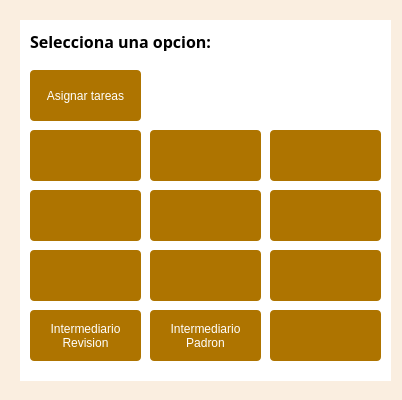
<?xml version="1.0" encoding="UTF-8"?>
<ui version="4.0">
 <class>MasterDialogBase</class>
 <widget class="QDialog" name="MasterDialogBase">
  <property name="geometry">
   <rect>
    <x>0</x>
    <y>0</y>
    <width>402</width>
    <height>400</height>
   </rect>
  </property>
  <property name="minimumSize">
   <size>
    <width>402</width>
    <height>399</height>
   </size>
  </property>
  <property name="maximumSize">
   <size>
    <width>403</width>
    <height>400</height>
   </size>
  </property>
  <property name="windowTitle">
   <string>Master</string>
  </property>
  <property name="styleSheet">
   <string notr="true">QDialog{
background : rgb(250,238,224);
}</string>
  </property>
  <widget class="QWidget" name="widget" native="true">
   <property name="geometry">
    <rect>
     <x>20</x>
     <y>20</y>
     <width>371</width>
     <height>361</height>
    </rect>
   </property>
   <property name="styleSheet">
    <string notr="true">QWidget{
background : rgb(255,255,255);
}</string>
   </property>
   <widget class="QPushButton" name="btnFusDiv">
    <property name="geometry">
     <rect>
      <x>130</x>
      <y>170</y>
      <width>111</width>
      <height>51</height>
     </rect>
    </property>
    <property name="styleSheet">
     <string notr="true">QPushButton{
background : rgb(174, 116, 0);
color : rgb(255, 255, 255);
border-radius : 4px;
}
QPushButton::hover{
background : rgb(104, 69, 13);
color : rgb(255, 255, 255);
border-radius : 4px;
}
QPushButton:disabled {
background: rgb(217, 217, 217)
}</string>
    </property>
    <property name="text">
     <string/>
    </property>
    <property name="icon">
     <iconset>
      <normaloff>:/plugins/Master/icons/DivisionFusion.png</normaloff>:/plugins/Master/icons/DivisionFusion.png</iconset>
    </property>
    <property name="iconSize">
     <size>
      <width>112</width>
      <height>112</height>
     </size>
    </property>
   </widget>
   <widget class="QPushButton" name="btnAsigPad">
    <property name="geometry">
     <rect>
      <x>250</x>
      <y>230</y>
      <width>111</width>
      <height>51</height>
     </rect>
    </property>
    <property name="styleSheet">
     <string notr="true">QPushButton{
background : rgb(174, 116, 0);
color : rgb(255, 255, 255);
border-radius : 4px;
}
QPushButton::hover{
background : rgb(104, 69, 13);
color : rgb(255, 255, 255);
border-radius : 4px;
}
QPushButton:disabled {
background: rgb(217, 217, 217)
}</string>
    </property>
    <property name="text">
     <string/>
    </property>
    <property name="icon">
     <iconset>
      <normaloff>:/plugins/Master/icons/AsigPadron.png</normaloff>:/plugins/Master/icons/AsigPadron.png</iconset>
    </property>
    <property name="iconSize">
     <size>
      <width>106</width>
      <height>106</height>
     </size>
    </property>
   </widget>
   <widget class="QPushButton" name="btnDibujo">
    <property name="geometry">
     <rect>
      <x>130</x>
      <y>110</y>
      <width>111</width>
      <height>51</height>
     </rect>
    </property>
    <property name="styleSheet">
     <string notr="true">QPushButton{
background : rgb(174, 116, 0);
color : rgb(255, 255, 255);
border-radius : 4px;
}
QPushButton::hover{
background : rgb(104, 69, 13);
color : rgb(255, 255, 255);
border-radius : 4px;
}
QPushButton:disabled {
background: rgb(217, 217, 217)
}</string>
    </property>
    <property name="text">
     <string/>
    </property>
    <property name="icon">
     <iconset>
      <normaloff>:/plugins/Master/icons/dibujo.png</normaloff>:/plugins/Master/icons/dibujo.png</iconset>
    </property>
    <property name="iconSize">
     <size>
      <width>112</width>
      <height>112</height>
     </size>
    </property>
   </widget>
   <widget class="QPushButton" name="btnEliminar">
    <property name="geometry">
     <rect>
      <x>250</x>
      <y>110</y>
      <width>111</width>
      <height>51</height>
     </rect>
    </property>
    <property name="styleSheet">
     <string notr="true">QPushButton{
background : rgb(174, 116, 0);
color : rgb(255, 255, 255);
border-radius : 4px;
}
QPushButton::hover{
background : rgb(104, 69, 13);
color : rgb(255, 255, 255);
border-radius : 4px;
}
QPushButton:disabled {
background: rgb(217, 217, 217)
}</string>
    </property>
    <property name="text">
     <string/>
    </property>
    <property name="icon">
     <iconset>
      <normaloff>:/plugins/Master/icons/Eliminar.png</normaloff>:/plugins/Master/icons/Eliminar.png</iconset>
    </property>
    <property name="iconSize">
     <size>
      <width>112</width>
      <height>112</height>
     </size>
    </property>
   </widget>
   <widget class="QPushButton" name="btnTopologia">
    <property name="geometry">
     <rect>
      <x>10</x>
      <y>170</y>
      <width>111</width>
      <height>51</height>
     </rect>
    </property>
    <property name="styleSheet">
     <string notr="true">QPushButton{
background : rgb(174, 116, 0);
color : rgb(255, 255, 255);
border-radius : 4px;
}
QPushButton::hover{
background : rgb(104, 69, 13);
color : rgb(255, 255, 255);
border-radius : 4px;
}
QPushButton:disabled {
background: rgb(217, 217, 217)
}</string>
    </property>
    <property name="text">
     <string/>
    </property>
    <property name="icon">
     <iconset>
      <normaloff>:/plugins/Master/icons/Topologia.png</normaloff>:/plugins/Master/icons/Topologia.png</iconset>
    </property>
    <property name="iconSize">
     <size>
      <width>112</width>
      <height>112</height>
     </size>
    </property>
   </widget>
   <widget class="QPushButton" name="btnCargaMasiva">
    <property name="geometry">
     <rect>
      <x>250</x>
      <y>170</y>
      <width>111</width>
      <height>51</height>
     </rect>
    </property>
    <property name="styleSheet">
     <string notr="true">QPushButton{
background : rgb(174, 116, 0);
color : rgb(255, 255, 255);
border-radius : 4px;
}
QPushButton::hover{
background : rgb(104, 69, 13);
color : rgb(255, 255, 255);
border-radius : 4px;
}
QPushButton:disabled {
background: rgb(217, 217, 217)
}</string>
    </property>
    <property name="text">
     <string/>
    </property>
    <property name="icon">
     <iconset>
      <normaloff>:/plugins/Master/icons/carga.png</normaloff>:/plugins/Master/icons/carga.png</iconset>
    </property>
    <property name="iconSize">
     <size>
      <width>112</width>
      <height>112</height>
     </size>
    </property>
   </widget>
   <widget class="QPushButton" name="btnAsigCampo">
    <property name="geometry">
     <rect>
      <x>10</x>
      <y>230</y>
      <width>111</width>
      <height>51</height>
     </rect>
    </property>
    <property name="styleSheet">
     <string notr="true">QPushButton{
background : rgb(174, 116, 0);
color : rgb(255, 255, 255);
border-radius : 4px;
}
QPushButton::hover{
background : rgb(104, 69, 13);
color : rgb(255, 255, 255);
border-radius : 4px;
}
QPushButton:disabled {
background: rgb(217, 217, 217)
}</string>
    </property>
    <property name="text">
     <string/>
    </property>
    <property name="icon">
     <iconset>
      <normaloff>:/plugins/Master/icons/AsigCampo.png</normaloff>:/plugins/Master/icons/AsigCampo.png</iconset>
    </property>
    <property name="iconSize">
     <size>
      <width>106</width>
      <height>106</height>
     </size>
    </property>
   </widget>
   <widget class="QPushButton" name="btnAsigRev">
    <property name="geometry">
     <rect>
      <x>130</x>
      <y>230</y>
      <width>111</width>
      <height>51</height>
     </rect>
    </property>
    <property name="styleSheet">
     <string notr="true">QPushButton{
background : rgb(174, 116, 0);
color : rgb(255, 255, 255);
border-radius : 4px;
}
QPushButton::hover{
background : rgb(104, 69, 13);
color : rgb(255, 255, 255);
border-radius : 4px;
}
QPushButton:disabled {
background: rgb(217, 217, 217)
}</string>
    </property>
    <property name="text">
     <string/>
    </property>
    <property name="icon">
     <iconset>
      <normaloff>:/plugins/Master/icons/AsigRevision.png</normaloff>:/plugins/Master/icons/AsigRevision.png</iconset>
    </property>
    <property name="iconSize">
     <size>
      <width>106</width>
      <height>106</height>
     </size>
    </property>
   </widget>
   <widget class="QPushButton" name="btnConsulta">
    <property name="geometry">
     <rect>
      <x>10</x>
      <y>110</y>
      <width>111</width>
      <height>51</height>
     </rect>
    </property>
    <property name="styleSheet">
     <string notr="true">QPushButton{
background : rgb(174, 116, 0);
color : rgb(255, 255, 255);
border-radius : 4px;
}
QPushButton::hover{
background : rgb(104, 69, 13);
color : rgb(255, 255, 255);
border-radius : 4px;
}
QPushButton:disabled {
background: rgb(217, 217, 217)
}</string>
    </property>
    <property name="text">
     <string/>
    </property>
    <property name="icon">
     <iconset>
      <normaloff>:/plugins/Master/icons/consulta.png</normaloff>:/plugins/Master/icons/consulta.png</iconset>
    </property>
    <property name="iconSize">
     <size>
      <width>112</width>
      <height>112</height>
     </size>
    </property>
   </widget>
   <widget class="QLabel" name="label">
    <property name="geometry">
     <rect>
      <x>10</x>
      <y>10</y>
      <width>221</width>
      <height>21</height>
     </rect>
    </property>
    <property name="font">
     <font>
      <family>Century Gothic</family>
      <pointsize>12</pointsize>
      <weight>75</weight>
      <bold>true</bold>
     </font>
    </property>
    <property name="text">
     <string>&lt;html&gt;&lt;head/&gt;&lt;body&gt;&lt;p&gt;Selecciona una opcion:&lt;/p&gt;&lt;/body&gt;&lt;/html&gt;</string>
    </property>
   </widget>
   <widget class="QPushButton" name="btnInterRev">
    <property name="geometry">
     <rect>
      <x>10</x>
      <y>290</y>
      <width>111</width>
      <height>51</height>
     </rect>
    </property>
    <property name="styleSheet">
     <string notr="true">QPushButton{
background : rgb(174, 116, 0);
color : rgb(255, 255, 255);
border-radius : 4px;
}
QPushButton::hover{
background : rgb(104, 69, 13);
color : rgb(255, 255, 255);
border-radius : 4px;
}
QPushButton:disabled {
background: rgb(217, 217, 217)
}</string>
    </property>
    <property name="text">
     <string>Intermediario
Revision</string>
    </property>
   </widget>
   <widget class="QPushButton" name="btnInterPad">
    <property name="geometry">
     <rect>
      <x>130</x>
      <y>290</y>
      <width>111</width>
      <height>51</height>
     </rect>
    </property>
    <property name="styleSheet">
     <string notr="true">QPushButton{
background : rgb(174, 116, 0);
color : rgb(255, 255, 255);
border-radius : 4px;
}
QPushButton::hover{
background : rgb(104, 69, 13);
color : rgb(255, 255, 255);
border-radius : 4px;
}
QPushButton:disabled {
background: rgb(217, 217, 217)
}</string>
    </property>
    <property name="text">
     <string>Intermediario
Padron</string>
    </property>
   </widget>
   <widget class="QPushButton" name="btnAdminUsers">
    <property name="geometry">
     <rect>
      <x>250</x>
      <y>290</y>
      <width>111</width>
      <height>51</height>
     </rect>
    </property>
    <property name="styleSheet">
     <string notr="true">QPushButton{
background : rgb(174, 116, 0);
color : rgb(255, 255, 255);
border-radius : 4px;
}
QPushButton::hover{
background : rgb(104, 69, 13);
color : rgb(255, 255, 255);
border-radius : 4px;
}
QPushButton:disabled {
background: rgb(217, 217, 217)
}</string>
    </property>
    <property name="text">
     <string/>
    </property>
    <property name="icon">
     <iconset>
      <normaloff>:/plugins/Master/icons/AdminUsuarios.png</normaloff>:/plugins/Master/icons/AdminUsuarios.png</iconset>
    </property>
    <property name="iconSize">
     <size>
      <width>106</width>
      <height>106</height>
     </size>
    </property>
   </widget>
   <widget class="QPushButton" name="btnAsigTareas">
    <property name="geometry">
     <rect>
      <x>10</x>
      <y>50</y>
      <width>111</width>
      <height>51</height>
     </rect>
    </property>
    <property name="styleSheet">
     <string notr="true">QPushButton{
background : rgb(174, 116, 0);
color : rgb(255, 255, 255);
border-radius : 4px;
}
QPushButton::hover{
background : rgb(104, 69, 13);
color : rgb(255, 255, 255);
border-radius : 4px;
}
QPushButton:disabled {
background: rgb(217, 217, 217)
}</string>
    </property>
    <property name="text">
     <string>Asignar tareas</string>
    </property>
   </widget>
   <zorder>btnAsigPad</zorder>
   <zorder>btnAsigCampo</zorder>
   <zorder>btnAsigRev</zorder>
   <zorder>label</zorder>
   <zorder>btnTopologia</zorder>
   <zorder>btnConsulta</zorder>
   <zorder>btnFusDiv</zorder>
   <zorder>btnDibujo</zorder>
   <zorder>btnEliminar</zorder>
   <zorder>btnCargaMasiva</zorder>
   <zorder>btnInterRev</zorder>
   <zorder>btnInterPad</zorder>
   <zorder>btnAdminUsers</zorder>
   <zorder>btnAsigTareas</zorder>
  </widget>
 </widget>
 <resources/>
 <connections/>
</ui>
